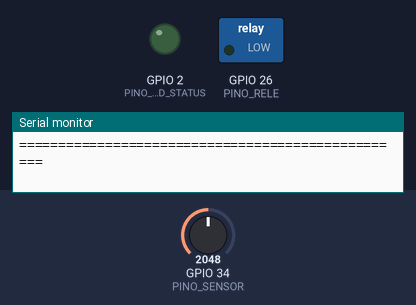
Simulated run of this sketch. Board: ESP32. On the bench: switched loads named in the sketch (green lamp = pin HIGH), output pins drawn as LEDs (lit = HIGH), the last lines printed to the serial monitor. Inputs (shaded band) come from the test bench; at power-on: GPIO 34 (PINO_SENSOR) = 2048 (analog values on the 0–4095 scale).

Above: at 1.2 s.
1.3 s: GPIO 34 (PINO_SENSOR) set to 2570
4.5 s: GPIO 34 (PINO_SENSOR) set to 2696
At 6.8 s:
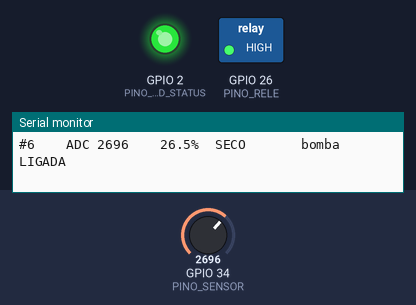
Timing chart, 0 to 8.3 s (numbered marks = the images above; inputs shaded):
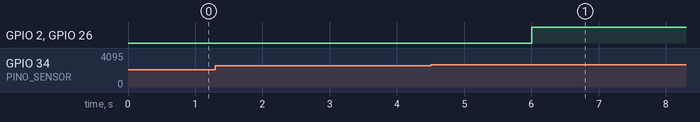

The sketch:

sketch.ino
```cpp
/*
 * ============================================================
 *  AQUASENSE v1.0 - versao ESP32 (Wokwi / placa real)
 *  Grupo 7 - Inovatech 2026
 * ============================================================
 *  Mesma esteira do aquasense.c, mas a leitura vem do pino analogico:
 *
 *    GPIO34 (sensor / potenciometro) -> struct Leitura -> FILA (FIFO)
 *      -> regra de negocio -> GPIO26 (rele da bomba) + PILHA (LIFO)
 *
 *  Monitor serial: 115200 baud. Comandos pelo serial:
 *    f = ver fila | p = ver pilha | d = desempilhar | e = estatisticas
 */

#include <stdlib.h>

/* ---------- Pinagem ---------- */
#define PINO_SENSOR        34   /* entrada analogica (ADC 12 bits: 0 a 4095) */
#define PINO_RELE          26   /* saida que aciona o rele da bomba          */
#define PINO_LED_STATUS    2    /* LED aceso enquanto a bomba esta ligada    */
#define BAUD_RATE          115200

/* ---------- Constantes do sistema ---------- */
#define LIMITE_SECO        30.0f
#define LIMITE_ENCHARCADO  60.0f
#define CAP_FILA           10
#define CAP_PILHA          5
#define ADC_SECO           3200
#define ADC_MOLHADO        1300
#define INTERVALO_LEITURA  1000  /* ms entre leituras do sensor        */
#define PROCESSAR_A_CADA   3     /* processa a fila a cada 3 leituras  */

/* ---------- Estruturas de dados (iguais ao aquasense.c) ---------- */

typedef enum { SOLO_SECO, SOLO_IDEAL, SOLO_ENCHARCADO } StatusSolo;
typedef enum { BOMBA_DESLIGOU, BOMBA_LIGOU } AcaoBomba;

typedef struct {
    int        id;
    int        adc_bruto;
    float      umidade;
    StatusSolo status;
} Leitura;

typedef struct No {
    Leitura    dado;
    struct No *proximo;
} No;

typedef struct {
    No *inicio;
    No *fim;
    int tamanho;
} Fila;

typedef struct {
    int       id_leitura;
    float     umidade;
    AcaoBomba acao;
} Evento;

typedef struct {
    Evento itens[CAP_PILHA];
    int    topo;
} Pilha;

typedef struct {
    int   total;
    float soma;
    float minimo, maximo;
} Estatisticas;

/* ---------- Estado global do firmware ---------- */
Fila          fila;
Pilha         historico;
Estatisticas  est = { 0, 0.0f, 0.0f, 0.0f };
int           bomba_ligada  = 0;
int           proximo_id    = 1;
int           total_malloc  = 0;
int           total_free    = 0;
unsigned long ultima_leitura = 0;

/* ============================================================
 *  FILA (FIFO)
 * ============================================================ */

void fila_iniciar(Fila *f) {
    f->inicio  = NULL;
    f->fim     = NULL;
    f->tamanho = 0;
}

int fila_vazia(const Fila *f) { return f->inicio == NULL; }
int fila_cheia(const Fila *f) { return f->tamanho >= CAP_FILA; }

/* O(1): insere no fim */
int enfileirar(Fila *f, Leitura dado) {
    if (fila_cheia(f)) {
        Serial.printf("[OVERFLOW BLOQUEADO] Fila cheia. Leitura #%d descartada.\n", dado.id);
        return 0;
    }
    No *novo = (No *) malloc(sizeof(No));
    if (novo == NULL) {
        Serial.println("[ERRO] Memoria insuficiente.");
        return 0;
    }
    total_malloc++;
    novo->dado    = dado;
    novo->proximo = NULL;
    if (fila_vazia(f)) {
        f->inicio = novo;
    } else {
        f->fim->proximo = novo;
    }
    f->fim = novo;
    f->tamanho++;
    return 1;
}

/* O(1): remove do inicio e libera o no */
int desenfileirar(Fila *f, Leitura *saida) {
    if (fila_vazia(f)) {
        Serial.println("[UNDERFLOW BLOQUEADO] Fila vazia.");
        return 0;
    }
    No *removido = f->inicio;
    *saida    = removido->dado;
    f->inicio = removido->proximo;
    if (f->inicio == NULL) {
        f->fim = NULL;
    }
    free(removido);
    total_free++;
    f->tamanho--;
    return 1;
}

/* ============================================================
 *  PILHA (LIFO)
 * ============================================================ */

void pilha_iniciar(Pilha *p) { p->topo = -1; }

int pilha_vazia(const Pilha *p) { return p->topo == -1; }
int pilha_cheia(const Pilha *p) { return p->topo == CAP_PILHA - 1; }

/* O(1): recusa se cheia (stack overflow) */
int empilhar(Pilha *p, Evento e) {
    if (pilha_cheia(p)) {
        Serial.println("[OVERFLOW BLOQUEADO] Historico cheio. Envie 'd' para desempilhar.");
        return 0;
    }
    p->topo++;
    p->itens[p->topo] = e;
    return 1;
}

/* O(1): recusa se vazia (stack underflow) */
int desempilhar(Pilha *p, Evento *saida) {
    if (pilha_vazia(p)) {
        Serial.println("[UNDERFLOW BLOQUEADO] Historico vazio.");
        return 0;
    }
    *saida = p->itens[p->topo];
    p->topo--;
    return 1;
}

/* ============================================================
 *  SENSOR E REGRA DE NEGOCIO
 * ============================================================ */

float adc_para_umidade(int adc) {
    float pct = (float) (ADC_SECO - adc) * 100.0f / (ADC_SECO - ADC_MOLHADO);
    if (pct < 0.0f)   pct = 0.0f;
    if (pct > 100.0f) pct = 100.0f;
    return pct;
}

StatusSolo classificar(float umidade) {
    if (umidade < LIMITE_SECO)       return SOLO_SECO;
    if (umidade > LIMITE_ENCHARCADO) return SOLO_ENCHARCADO;
    return SOLO_IDEAL;
}

const char *nome_status(StatusSolo s) {
    switch (s) {
        case SOLO_SECO:       return "SECO";
        case SOLO_IDEAL:      return "IDEAL";
        case SOLO_ENCHARCADO: return "ENCHARCADO";
    }
    return "?";
}

Leitura criar_leitura(int id, int adc) {
    Leitura l;
    l.id        = id;
    l.adc_bruto = adc;
    l.umidade   = adc_para_umidade(adc);
    l.status    = classificar(l.umidade);
    return l;
}

/* Liga ou desliga o atuador fisico */
void acionar_bomba(int ligar) {
    digitalWrite(PINO_RELE, ligar ? HIGH : LOW);
    digitalWrite(PINO_LED_STATUS, ligar ? HIGH : LOW);
}

/* O(n): esvazia a fila na ordem de chegada e aplica a regra com histerese */
void processar_fila(void) {
    Leitura l;
    while (!fila_vazia(&fila)) {
        desenfileirar(&fila, &l);

        if (est.total == 0 || l.umidade < est.minimo) est.minimo = l.umidade;
        if (est.total == 0 || l.umidade > est.maximo) est.maximo = l.umidade;
        est.soma += l.umidade;
        est.total++;

        if (!bomba_ligada && l.umidade < LIMITE_SECO) {
            bomba_ligada = 1;
            Evento e = { l.id, l.umidade, BOMBA_LIGOU };
            empilhar(&historico, e);
            Serial.printf(">> Leitura #%d abaixo de %.0f%%: BOMBA LIGOU\n", l.id, LIMITE_SECO);
        } else if (bomba_ligada && l.umidade > LIMITE_ENCHARCADO) {
            bomba_ligada = 0;
            Evento e = { l.id, l.umidade, BOMBA_DESLIGOU };
            empilhar(&historico, e);
            Serial.printf(">> Leitura #%d acima de %.0f%%: BOMBA DESLIGOU\n", l.id, LIMITE_ENCHARCADO);
        }
        acionar_bomba(bomba_ligada);

        Serial.printf("#%-4d ADC %-5d %6.1f%%  %-10s bomba %s\n", l.id, l.adc_bruto,
                      l.umidade, nome_status(l.status), bomba_ligada ? "LIGADA" : "desligada");
    }
}

/* ============================================================
 *  COMANDOS PELO MONITOR SERIAL
 * ============================================================ */

void exibir_fila(void) {
    Serial.printf("FILA (%d/%d) inicio -> ", fila.tamanho, CAP_FILA);
    for (No *atual = fila.inicio; atual != NULL; atual = atual->proximo) {
        Serial.printf("[#%d %.1f%%] ", atual->dado.id, atual->dado.umidade);
    }
    Serial.println("<- fim");
}

void exibir_pilha(void) {
    Serial.printf("PILHA (%d/%d)\n", historico.topo + 1, CAP_PILHA);
    for (int i = historico.topo; i >= 0; i--) {
        Serial.printf("%s leitura #%d | %.1f%% | bomba %s\n",
                      i == historico.topo ? "TOPO ->" : "       ",
                      historico.itens[i].id_leitura, historico.itens[i].umidade,
                      historico.itens[i].acao == BOMBA_LIGOU ? "LIGOU" : "DESLIGOU");
    }
}

void tratar_comando(char c) {
    Evento e;
    switch (c) {
        case 'f': exibir_fila(); break;
        case 'p': exibir_pilha(); break;
        case 'd':
            if (desempilhar(&historico, &e)) {
                Serial.printf("Removido do topo: leitura #%d (%.1f%%)\n", e.id_leitura, e.umidade);
            }
            break;
        case 'e':
            if (est.total > 0) {
                Serial.printf("Leituras: %d | media %.1f%% | min %.1f%% | max %.1f%%\n",
                              est.total, est.soma / est.total, est.minimo, est.maximo);
            }
            Serial.printf("Memoria: %d malloc / %d free | nos na RAM: %d\n",
                          total_malloc, total_free, total_malloc - total_free);
            break;
    }
}

/* ============================================================
 *  SETUP E LOOP
 * ============================================================ */

void setup() {
    Serial.begin(BAUD_RATE);
    pinMode(PINO_RELE, OUTPUT);
    pinMode(PINO_LED_STATUS, OUTPUT);
    acionar_bomba(0);
    analogReadResolution(12);

    fila_iniciar(&fila);
    pilha_iniciar(&historico);

    Serial.println("==================================================");
    Serial.println("   AQUASENSE v1.0 - ESP32");
    Serial.printf("   Liga abaixo de %.0f%% | desliga acima de %.0f%%\n", LIMITE_SECO, LIMITE_ENCHARCADO);
    Serial.println("   Comandos: f=fila p=pilha d=desempilhar e=estatisticas");
    Serial.println("==================================================");
}

void loop() {
    if (Serial.available()) {
        tratar_comando((char) Serial.read());
    }

    /* millis() em vez de delay(): o loop continua respondendo aos comandos */
    if (millis() - ultima_leitura >= INTERVALO_LEITURA) {
        ultima_leitura = millis();
        Leitura l = criar_leitura(proximo_id, analogRead(PINO_SENSOR));
        if (enfileirar(&fila, l)) {
            proximo_id++;
        }
        if (fila.tamanho >= PROCESSAR_A_CADA) {
            processar_fila();
        }
    }
}
```

Measured:
- the behaviour switches between 2630 and 2631 on GPIO 34 (PINO_SENSOR) (found by bisection; images 0 and 1)
- after the input at 4.5 s, GPIO 2 (PINO_LED_STATUS), GPIO 26 (PINO_RELE): LOW → HIGH after 1.5 s
